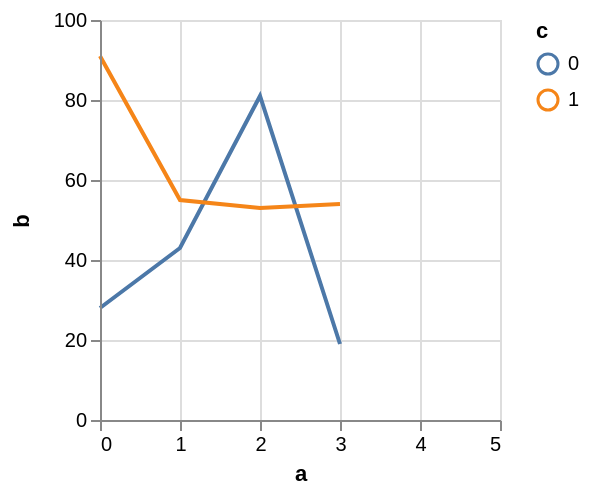

Vega-Lite specification for this chart:
### Vega specification from a JSON file in a GitHub repository (floating-point values rounded to 4 significant figures)
{"$schema": "https://vega.github.io/schema/vega/v4.json", "autosize": "pad", "padding": 5, "width": 200, "height": 200, "style": "cell", "data": [{"name": "source_0", "values": [{"a": 0, "b": 28, "c": 0}, {"a": 0, "b": 91, "c": 1}, {"a": 1, "b": 43, "c": 0}, {"a": 1, "b": 55, "c": 1}, {"a": 2, "b": 81, "c": 0}, {"a": 2, "b": 53, "c": 1}, {"a": 3, "b": 19, "c": 0}]}, {"name": "data_0", "source": "source_0", "transform": [{"type": "impute", "field": "b", "key": "a", "method": "value", "groupby": ["c"], "value": null}, {"type": "window", "as": ["imputed_b_value"], "ops": ["mean"], "fields": ["b"], "frame": [-2, 2], "ignorePeers": false, "groupby": ["c"]}, {"type": "formula", "expr": "datum.b === null ? datum.imputed_b_value : datum.b", "as": "b"}]}], "marks": [{"name": "pathgroup", "type": "group", "from": {"facet": {"name": "faceted_path_main", "data": "data_0", "groupby": ["c"]}}, "encode": {"update": {"width": {"field": {"group": "width"}}, "height": {"field": {"group": "height"}}}}, "marks": [{"name": "marks", "type": "line", "style": ["line"], "sort": {"field": "datum[\"a\"]", "order": "descending"}, "from": {"data": "faceted_path_main"}, "encode": {"update": {"stroke": {"scale": "color", "field": "c"}, "tooltip": {"signal": "{\"a\": format(datum[\"a\"], \"\"), \"b\": format(datum[\"b\"], \"\"), \"c\": ''+datum[\"c\"]}"}, "x": {"scale": "x", "field": "a"}, "y": {"scale": "y", "field": "b"}, "defined": {"signal": "datum[\"a\"] !== null && !isNaN(datum[\"a\"]) && datum[\"b\"] !== null && !isNaN(datum[\"b\"])"}}}}]}], "scales": [{"name": "x", "type": "linear", "domain": {"data": "data_0", "field": "a"}, "range": [0, {"signal": "width"}], "nice": 1, "zero": false}, {"name": "y", "type": "linear", "domain": {"data": "data_0", "field": "b"}, "range": [{"signal": "height"}, 0], "nice": true, "zero": true}, {"name": "color", "type": "ordinal", "domain": {"data": "data_0", "field": "c", "sort": true}, "range": "category"}], "axes": [{"scale": "x", "orient": "bottom", "grid": false, "title": "a", "labelFlush": true, "labelOverlap": true, "tickCount": {"signal": "ceil(width/40)"}, "zindex": 1}, {"scale": "x", "orient": "bottom", "gridScale": "y", "grid": true, "tickCount": {"signal": "ceil(width/40)"}, "domain": false, "labels": false, "maxExtent": 0, "minExtent": 0, "ticks": false, "zindex": 0}, {"scale": "y", "orient": "left", "grid": false, "title": "b", "labelOverlap": true, "tickCount": {"signal": "ceil(height/40)"}, "zindex": 1}, {"scale": "y", "orient": "left", "gridScale": "x", "grid": true, "tickCount": {"signal": "ceil(height/40)"}, "domain": false, "labels": false, "maxExtent": 0, "minExtent": 0, "ticks": false, "zindex": 0}], "legends": [{"stroke": "color", "title": "c"}], "config": {"axisY": {"minExtent": 30}, "legend": {"gradientDirection": "horizontal", "gradientLength": 100}}}
